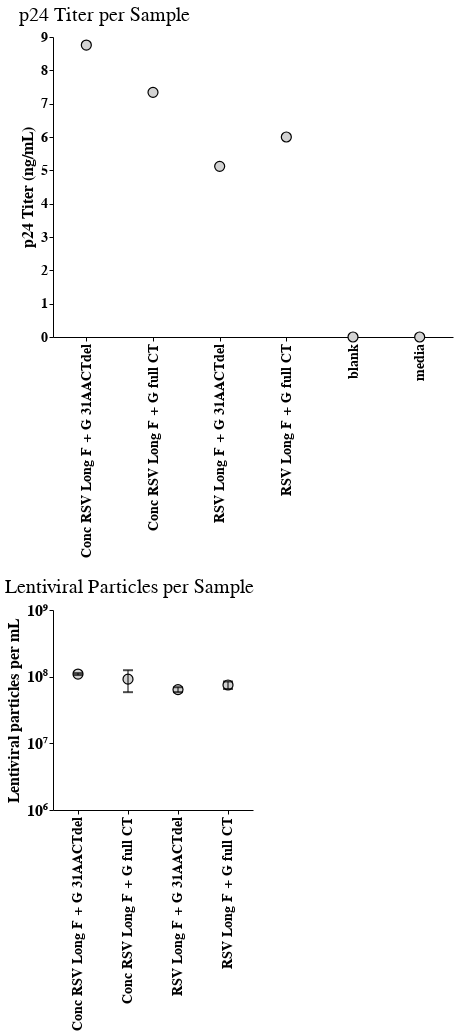

Here is the notebook cell this chart was saved with:
### Code cell
import altair as alt

# Define log ticks and labels for Plot 2
log_ticks = [10**i for i in range(4, 9)]  # 10⁴ to 10⁸
log_labels = ["10⁴", "10⁵", "10⁶", "10⁷", "10⁸"]
y_label_expr = "{ " + ", ".join(f"{v}: '{label}'" for v, label in zip(log_ticks, log_labels)) + " }[datum.value]"

# Ensure Sample is treated as categorical
avg_unknowns['Sample'] = avg_unknowns['Sample'].astype(str)

# Common x-axis definition with improved label visibility
x_axis = alt.X(
    'Sample:N',
    title='',
    axis=alt.Axis(
        labelAngle=270,
        labelLimit=300,
        labelFontSize=14,
        labelFontWeight='bold',
        titleFontSize=16,
        titleFontWeight='bold'
    )
)

# Plot 1: p24 Titer (linear)
plot1 = alt.Chart(avg_unknowns).mark_point(
    size=100, filled=True, opacity=1, stroke='black', strokeWidth=1.2, color='lightgray'
).encode(
    x=x_axis,
    y=alt.Y(
        'p24_titer_ng_per_mL:Q',
        title='p24 Titer (ng/mL)',
        axis=alt.Axis(
            labelFontSize=14,
            labelFontWeight='bold',
            titleFontSize=16,
            titleFontWeight='bold',
            grid=False
        )
    ),
    tooltip=[
        alt.Tooltip('Sample:N'),
        alt.Tooltip('p24_titer_ng_per_mL:Q', title='p24 Titer (ng/mL)', format=".2f")
    ]
).properties(
    title='p24 Titer per Sample',
    width=400,
    height=300
)

# Define log ticks and labels for Plot 2
log_ticks = [10**i for i in range(6, 10)]  # 10⁶ to 10⁹
log_labels = ["10⁶", "10⁷", "10⁸", "10⁹"]
y_label_expr = "{ " + ", ".join(f"{v}: '{label}'" for v, label in zip(log_ticks, log_labels)) + " }[datum.value]"

# Plot 2 with error bars (log scale)
error_bars = alt.Chart(avg_unknowns[avg_unknowns['LPs_per_mL'] > 0]).mark_errorbar().encode(
    x='Sample:N',
    y='LPs_per_mL:Q',
    yError='LPs_std:Q'
)

# Create new columns for ymin/ymax
avg_unknowns['LPs_per_mL_minus'] = avg_unknowns['LPs_per_mL'] - avg_unknowns['LPs_std']
avg_unknowns['LPs_per_mL_plus'] = avg_unknowns['LPs_per_mL'] + avg_unknowns['LPs_std']

# Define base for plotting
base = avg_unknowns[avg_unknowns['LPs_per_mL'] > 0]


# Points (behind)
points = alt.Chart(base).mark_point(
    size=100, filled=True, opacity=1, stroke='black', strokeWidth=1.2, color='lightgray'
).encode(
    x=x_axis,
    y=alt.Y(
        'LPs_per_mL:Q',
        title='Lentiviral particles per mL',
        scale=alt.Scale(type='log', domain=[1e6, 1e9]),
        axis=alt.Axis(
            values=log_ticks,
            labelExpr=y_label_expr,
            grid=False,
            labelFontSize=16,
            labelFontWeight='bold',
            titleFontSize=16,
            titleFontWeight='bold'
        )
    ),
    tooltip=[
        alt.Tooltip('Sample:N'),
        alt.Tooltip('LPs_per_mL:Q', title='Lentiviral particles per mL', format=".2e"),
        alt.Tooltip('LPs_std:Q', title='Error', format=".2e")
    ]
)

# Vertical lines (error bars)
rules = alt.Chart(base).mark_rule(color='black').encode(
    x='Sample:N',
    y=alt.Y('LPs_per_mL_minus:Q'),
    y2='LPs_per_mL_plus:Q'
)

# Caps (short horizontal ticks)
caps = alt.Chart(base).mark_tick(
    color='black',
    thickness=2,
    size=10  # this controls cap width
).encode(
    x='Sample:N',
    y='LPs_per_mL_minus:Q'
) + alt.Chart(base).mark_tick(
    color='black',
    thickness=2,
    size=10
).encode(
    x='Sample:N',
    y='LPs_per_mL_plus:Q'
)

# Create new columns for ymin/ymax
avg_unknowns['LPs_per_mL_minus'] = avg_unknowns['LPs_per_mL'] - avg_unknowns['LPs_std']
avg_unknowns['LPs_per_mL_plus'] = avg_unknowns['LPs_per_mL'] + avg_unknowns['LPs_std']

# Combine all layers
plot2 = (points + rules + caps).properties(
    title='Lentiviral Particles per Sample',
    width=200,
    height=200
)

# Combine and configure
combined = (plot1 & plot2).configure_axis(
    labelFontSize=14,
    labelFontWeight='bold',
    titleFontSize=16,
    titleFontWeight='bold'
).configure_view(
    strokeWidth=0
)

combined.save("03_output/plots/p24_Titer.html")
combined

### Figure 1 — Vega-Lite specification as saved in the notebook (floating-point values rounded to 4 significant figures)
{"config": {"background": "transparent", "title": {"fontSize": 20, "fontWeight": "normal", "font": "Helvetica", "anchor": "start", "color": "#000000", "orient": "top", "offset": 5, "subtitleColor": "gray", "subtitleFont": "Helvetica", "subtitleFontWeight": "normal", "subtitleFontSize": 18, "subtitlePadding": 2}, "axis": {"domain": true, "domainColor": "black", "domainWidth": 1, "grid": false, "gridColor": "#DEDDDD", "gridWidth": 0.5, "labelFont": "Helvetica", "labelFontSize": 14, "labelFlush": false, "labelFontWeight": "bold", "labelPadding": 2, "tickColor": "black", "tickSize": 4, "tickWidth": 1, "titleFont": "Helvetica", "titleAlign": "center", "titleFontWeight": "bold", "titleFontSize": 16, "titlePadding": 5}, "legend": {"labelFont": "Helvetica", "labelFontSize": 14, "symbolSize": 100, "titleFont": "Helvetica", "titleFontSize": 14, "titleFontWeight": "bold", "padding": 5, "titleLimit": 200, "gradientLength": 100}, "range": {"category": ["#4e79a7", "#f28e2c", "#e15759", "#76b7b2", "#59a14f", "#edc949", "#af7aa1", "#ff9da7", "#9c755f", "#bab0ab"], "diverging": ["#c7e9b4", "#7fcdbb", "#41b6c4", "#1d91c0", "#225ea8", "#253494"]}, "view": {"stroke": "transparent", "strokeWidth": 0}, "text": {"font": "Helvetica Light", "fontSize": 14}}, "vconcat": [{"data": {"name": "data-87f2c516c50719748171e20e7cb9f009"}, "mark": {"type": "point", "color": "lightgray", "filled": true, "opacity": 1, "size": 100, "stroke": "black", "strokeWidth": 1.2}, "encoding": {"tooltip": [{"field": "Sample", "type": "nominal"}, {"field": "p24_titer_ng_per_mL", "format": ".2f", "title": "p24 Titer (ng/mL)", "type": "quantitative"}], "x": {"axis": {"labelAngle": 270, "labelFontSize": 14, "labelFontWeight": "bold", "labelLimit": 300, "titleFontSize": 16, "titleFontWeight": "bold"}, "field": "Sample", "title": "", "type": "nominal"}, "y": {"axis": {"grid": false, "labelFontSize": 14, "labelFontWeight": "bold", "titleFontSize": 16, "titleFontWeight": "bold"}, "field": "p24_titer_ng_per_mL", "title": "p24 Titer (ng/mL)", "type": "quantitative"}}, "height": 300, "title": "p24 Titer per Sample", "width": 400}, {"layer": [{"mark": {"type": "point", "color": "lightgray", "filled": true, "opacity": 1, "size": 100, "stroke": "black", "strokeWidth": 1.2}, "encoding": {"tooltip": [{"field": "Sample", "type": "nominal"}, {"field": "LPs_per_mL", "format": ".2e", "title": "Lentiviral particles per mL", "type": "quantitative"}, {"field": "LPs_std", "format": ".2e", "title": "Error", "type": "quantitative"}], "x": {"axis": {"labelAngle": 270, "labelFontSize": 14, "labelFontWeight": "bold", "labelLimit": 300, "titleFontSize": 16, "titleFontWeight": "bold"}, "field": "Sample", "title": "", "type": "nominal"}, "y": {"axis": {"grid": false, "labelExpr": "{ 1000000: '10⁶', 10000000: '10⁷', 100000000: '10⁸', 1000000000: '10⁹' }[datum.value]", "labelFontSize": 16, "labelFontWeight": "bold", "titleFontSize": 16, "titleFontWeight": "bold", "values": [1000000, 10000000, 100000000, 1000000000]}, "field": "LPs_per_mL", "scale": {"domain": [1000000.0, 1000000000.0], "type": "log"}, "title": "Lentiviral particles per mL", "type": "quantitative"}}}, {"mark": {"type": "rule", "color": "black"}, "encoding": {"x": {"field": "Sample", "type": "nominal"}, "y": {"field": "LPs_per_mL_minus", "type": "quantitative"}, "y2": {"field": "LPs_per_mL_plus"}}}, {"layer": [{"mark": {"type": "tick", "color": "black", "size": 10, "thickness": 2}, "encoding": {"x": {"field": "Sample", "type": "nominal"}, "y": {"field": "LPs_per_mL_minus", "type": "quantitative"}}}, {"mark": {"type": "tick", "color": "black", "size": 10, "thickness": 2}, "encoding": {"x": {"field": "Sample", "type": "nominal"}, "y": {"field": "LPs_per_mL_plus", "type": "quantitative"}}}]}], "data": {"name": "data-0d4f6c198c2cee675adc7cd0350bbdf7"}, "height": 200, "title": "Lentiviral Particles per Sample", "width": 200}], "$schema": "https://vega.github.io/schema/vega-lite/v5.20.1.json", "datasets": {"data-87f2c516c50719748171e20e7cb9f009": [{"Sample": "Conc RSV Long F + G 31AACTdel", "Absorbance_mean": 1.953, "Absorbance_std": 0.02065, "Dilution Factor": 1.0, "log_p24": 1.544, "log_p24_std": 0.01455, "p24_concentration_ng_per_mL": 35.03, "p24_conc_std": 1.173, "p24_titer_ng_per_mL": 8.758, "p24_titer_std": 0.2933, "LPs_per_mL": 109500000.0, "LPs_std": 3667000.0, "LPs_per_mL_minus": 105800000.0, "LPs_per_mL_plus": 113100000.0}, {"Sample": "Conc RSV Long F + G full CT", "Absorbance_mean": 1.844, "Absorbance_std": 0.223, "Dilution Factor": 1.0, "log_p24": 1.468, "log_p24_std": 0.1571, "p24_concentration_ng_per_mL": 29.36, "p24_conc_std": 10.62, "p24_titer_ng_per_mL": 7.339, "p24_titer_std": 2.655, "LPs_per_mL": 91740000.0, "LPs_std": 33190000.0, "LPs_per_mL_minus": 58550000.0, "LPs_per_mL_plus": 124900000.0}, {"Sample": "RSV Long F + G 31AACTdel", "Absorbance_mean": 1.715, "Absorbance_std": 0.05218, "Dilution Factor": 0.86, "log_p24": 1.377, "log_p24_std": 0.03677, "p24_concentration_ng_per_mL": 23.81, "p24_conc_std": 2.016, "p24_titer_ng_per_mL": 5.119, "p24_titer_std": 0.4334, "LPs_per_mL": 63990000.0, "LPs_std": 5417000.0, "LPs_per_mL_minus": 58570000.0, "LPs_per_mL_plus": 69410000.0}, {"Sample": "RSV Long F + G full CT", "Absorbance_mean": 1.813, "Absorbance_std": 0.07898, "Dilution Factor": 0.86, "log_p24": 1.446, "log_p24_std": 0.05565, "p24_concentration_ng_per_mL": 27.91, "p24_conc_std": 3.576, "p24_titer_ng_per_mL": 6.0, "p24_titer_std": 0.7688, "LPs_per_mL": 75000000.0, "LPs_std": 9610000.0, "LPs_per_mL_minus": 65390000.0, "LPs_per_mL_plus": 84610000.0}, {"Sample": "blank", "Absorbance_mean": 0.03425, "Absorbance_std": 0.0003536, "Dilution Factor": 0.0, "log_p24": 0.1924, "log_p24_std": 0.0002491, "p24_concentration_ng_per_mL": 1.557, "p24_conc_std": 0.0008933, "p24_titer_ng_per_mL": 0.0, "p24_titer_std": 0.0, "LPs_per_mL": 0.0, "LPs_std": 0.0, "LPs_per_mL_minus": 0.0, "LPs_per_mL_plus": 0.0}, {"Sample": "media", "Absorbance_mean": 0.0361, "Absorbance_std": 0.001131, "Dilution Factor": 0.0, "log_p24": 0.1937, "log_p24_std": 0.0007971, "p24_concentration_ng_per_mL": 1.562, "p24_conc_std": 0.002867, "p24_titer_ng_per_mL": 0.0, "p24_titer_std": 0.0, "LPs_per_mL": 0.0, "LPs_std": 0.0, "LPs_per_mL_minus": 0.0, "LPs_per_mL_plus": 0.0}], "data-0d4f6c198c2cee675adc7cd0350bbdf7": [{"Sample": "Conc RSV Long F + G 31AACTdel", "Absorbance_mean": 1.953, "Absorbance_std": 0.02065, "Dilution Factor": 1.0, "log_p24": 1.544, "log_p24_std": 0.01455, "p24_concentration_ng_per_mL": 35.03, "p24_conc_std": 1.173, "p24_titer_ng_per_mL": 8.758, "p24_titer_std": 0.2933, "LPs_per_mL": 109500000.0, "LPs_std": 3667000.0, "LPs_per_mL_minus": 105800000.0, "LPs_per_mL_plus": 113100000.0}, {"Sample": "Conc RSV Long F + G full CT", "Absorbance_mean": 1.844, "Absorbance_std": 0.223, "Dilution Factor": 1.0, "log_p24": 1.468, "log_p24_std": 0.1571, "p24_concentration_ng_per_mL": 29.36, "p24_conc_std": 10.62, "p24_titer_ng_per_mL": 7.339, "p24_titer_std": 2.655, "LPs_per_mL": 91740000.0, "LPs_std": 33190000.0, "LPs_per_mL_minus": 58550000.0, "LPs_per_mL_plus": 124900000.0}, {"Sample": "RSV Long F + G 31AACTdel", "Absorbance_mean": 1.715, "Absorbance_std": 0.05218, "Dilution Factor": 0.86, "log_p24": 1.377, "log_p24_std": 0.03677, "p24_concentration_ng_per_mL": 23.81, "p24_conc_std": 2.016, "p24_titer_ng_per_mL": 5.119, "p24_titer_std": 0.4334, "LPs_per_mL": 63990000.0, "LPs_std": 5417000.0, "LPs_per_mL_minus": 58570000.0, "LPs_per_mL_plus": 69410000.0}, {"Sample": "RSV Long F + G full CT", "Absorbance_mean": 1.813, "Absorbance_std": 0.07898, "Dilution Factor": 0.86, "log_p24": 1.446, "log_p24_std": 0.05565, "p24_concentration_ng_per_mL": 27.91, "p24_conc_std": 3.576, "p24_titer_ng_per_mL": 6.0, "p24_titer_std": 0.7688, "LPs_per_mL": 75000000.0, "LPs_std": 9610000.0, "LPs_per_mL_minus": 65390000.0, "LPs_per_mL_plus": 84610000.0}]}}
